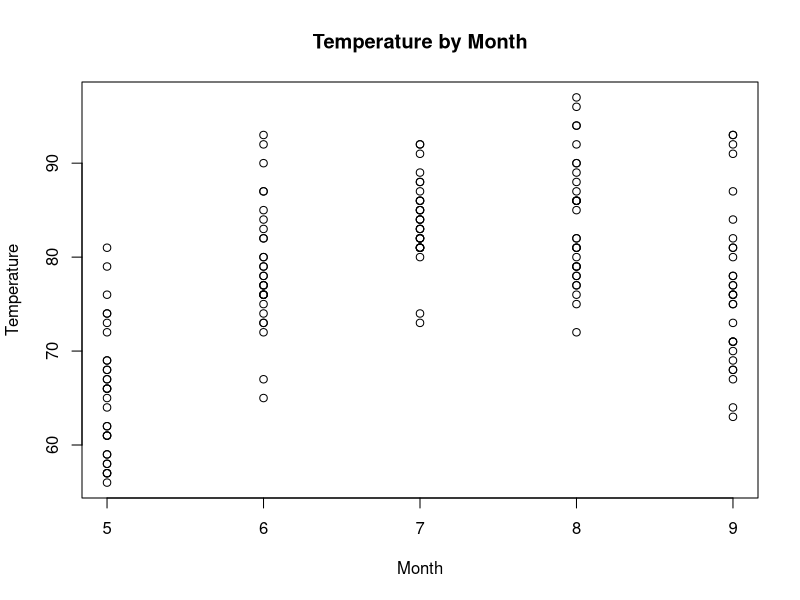
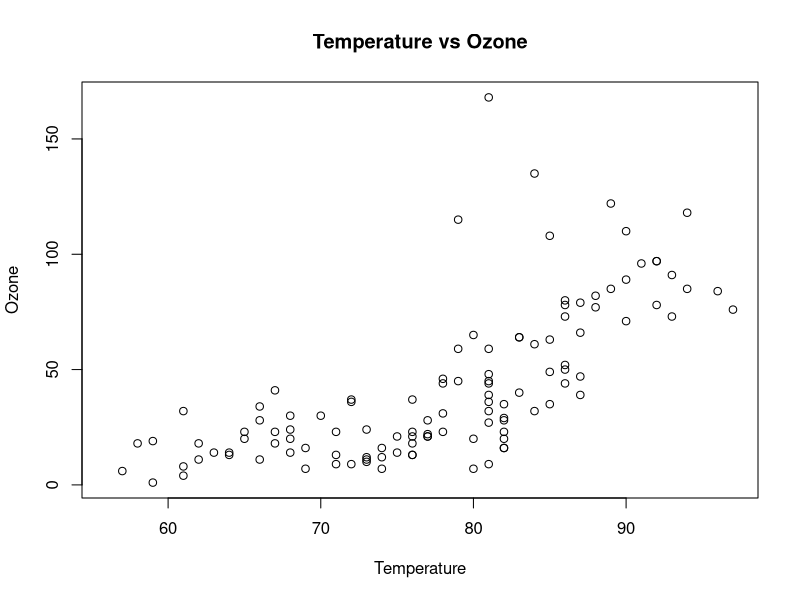
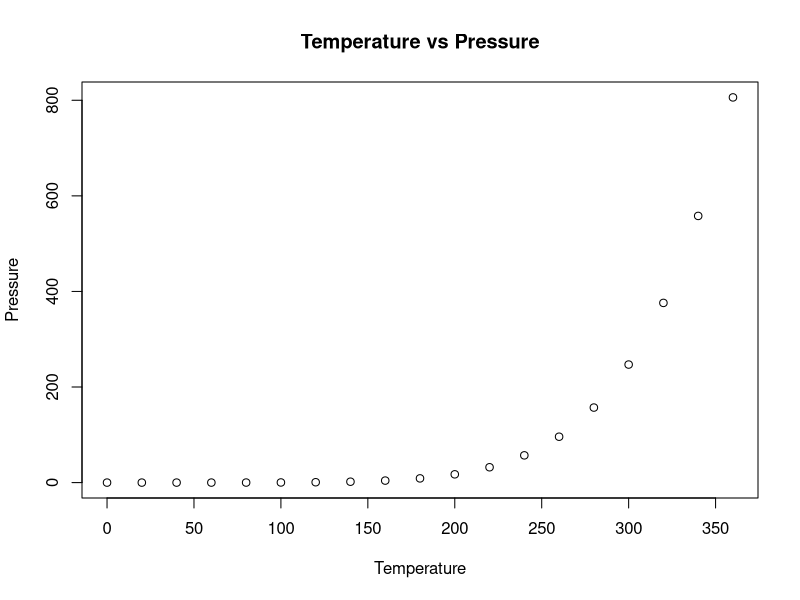
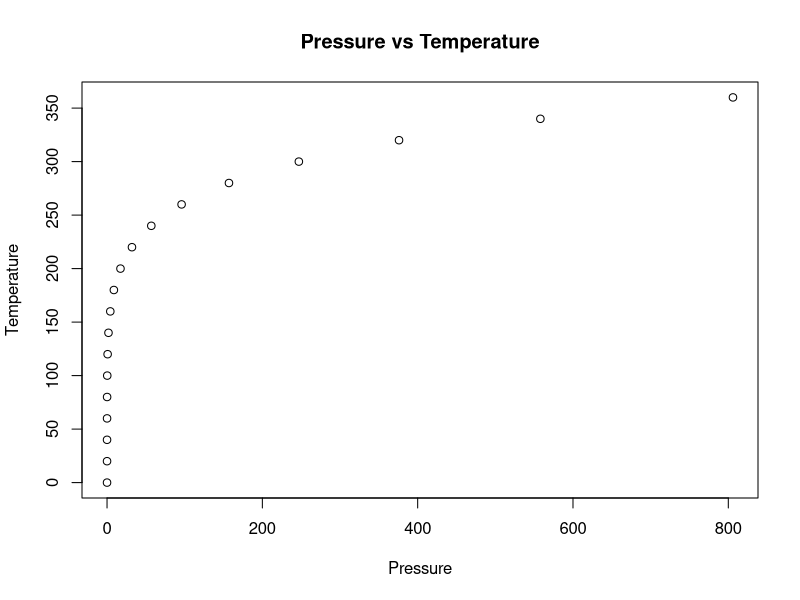

Source code (R) for these figures, in order:
## ---- chunk 1
knitr::opts_chunk$set(echo = TRUE)
## ---- chunk 2
  sessionInfo()

## ---- chunk 3
str(airquality)

### Take only Temp columns
Temperature <- airquality$Temp


#Make the x label "Month" and the y label "Temperature"
#Make the title of the plot "Temperature by Month" 
#Plot with added parameters
plot(x=airquality$Month, y=Temperature,xlab="Month",ylab="Temperature",main="Temperature by Month" )

## ---- chunk 4
str(airquality)

### Take only Temp columns
Temperature <- airquality$Temp


# Make the x label "Temperature" and the y label "Ozone",
# Make the title of the plot "Temperature vs Ozone"
Ozone <- airquality$Ozone

plot(x=Temperature, y=Ozone,xlab="Temperature",ylab="Ozone",main="Temperature vs Ozone" )


## ---- chunk 5
summary(pressure)
## ---- chunk 6
plot(pressure,xlab="Temperature",ylab="Pressure",main="Temperature vs Pressure")
## ---- chunk 7

plot(pressure$pressure,pressure$temperature,xlab="Pressure",ylab="Temperature",main="Pressure vs Temperature")

